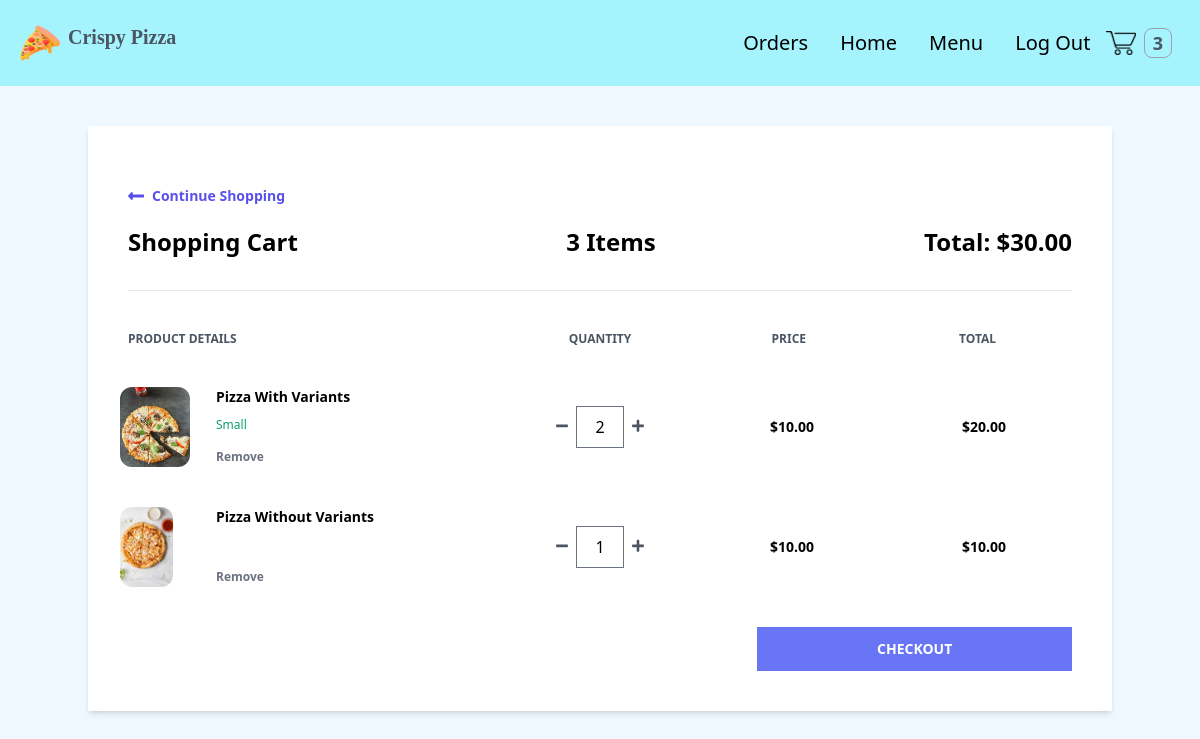
Page /cart/ (signed in) on the earlier database version.
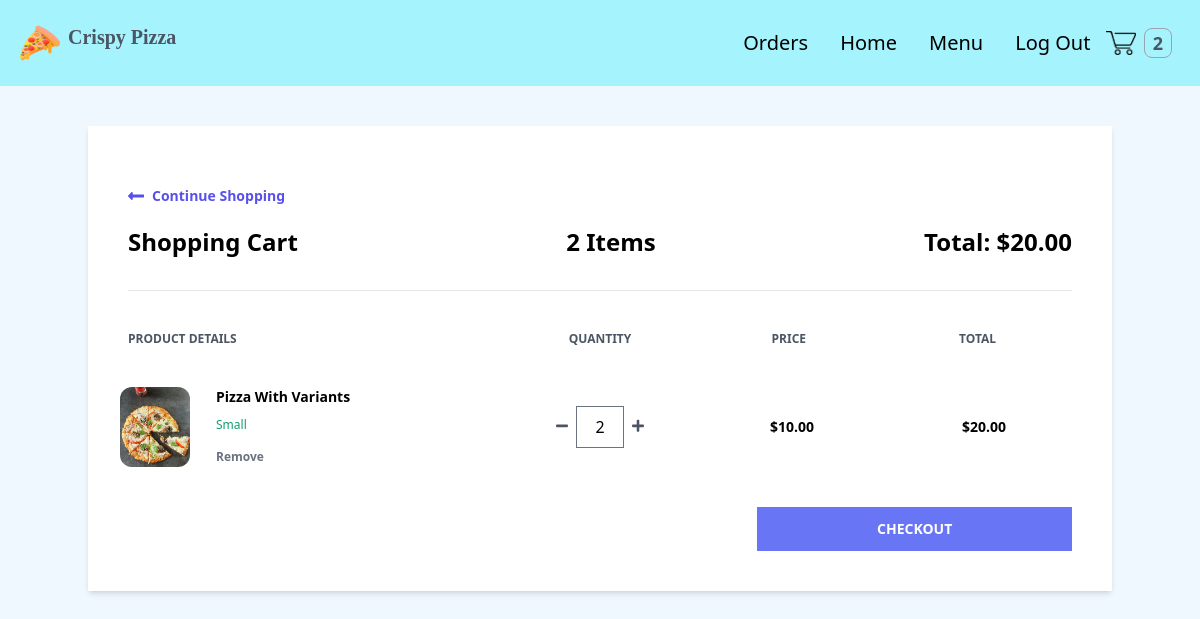
Same page on the later database version.
### order/models.py (models this page shows, shortened)
class Order(models.Model):
    PAYMENT_CHOICES = (
        ("cash", "cash"),
        ("online", "online")
    )
    DELIVERY_CHOICES = (
        ("delivery", "delivery"),
        ("carryout", "carryout")
    )
    transaction_id = models.UUIDField(
        primary_key=True, default=uuid.uuid4, editable=True)
    customer = models.ForeignKey(
        Customer, on_delete=models.CASCADE)
    date_ordered = models.DateTimeField(auto_now_add=True)
    date_modified = models.DateTimeField(auto_now=True)
    complete = models.BooleanField(default=False)
    paid = models.BooleanField(default=False)
    payment_method = models.CharField(max_length=10, choices=PAYMENT_CHOICES)
    delivery_method = models.CharField(max_length=10, choices=DELIVERY_CHOICES)
    shipping = models.ForeignKey(
        "ShippingAddress", on_delete=models.SET_NULL, blank=True, null=True)
    pickup = models.ForeignKey(
        "PickUpDetail", on_delete=models.SET_NULL, blank=True, null=True)
    coupon = models.ForeignKey(
        'Coupon', on_delete=models.SET_NULL, blank=True, null=True)
    email = models.EmailField(max_length=70, null=True, blank=True)
    phone = models.CharField(max_length=20, null=True, blank=True)
    @property
    def get_cart_subtotal(self):
        order_items = self.orderitem_set.all()
        total = sum([item.get_total for item in order_items])
        return total
    get_cart_subtotal.fget.short_description = 'Subtotal'
    @property
    def get_cart_total(self):
        total = self.get_cart_subtotal
        if self.coupon:
            total = total - self.get_coupon_value
        return total
    get_cart_total.fget.short_description = 'Total'
    @property
    def get_cart_items(self):
        order_items = self.orderitem_set.all()
        total = sum([item.quantity for item in order_items])
        return total
    get_cart_items.fget.short_description = '# Items'
    @property
    def get_coupon_value(self):
        if self.coupon:
            if self.coupon.discount_type == "Percent":
                coupon_value = round(
                    self.get_cart_subtotal*self.coupon.discount_amount/100, 2)
            else:
                coupon_value = self.coupon.discount_amount
        else:
            coupon_value = None
        return coupon_value
    get_coupon_value.fget.short_description = 'Coupon'

class OrderItem(models.Model):
    product = models.ForeignKey(Product, on_delete=models.CASCADE)
    order = models.ForeignKey(Order, on_delete=models.CASCADE)
    variation = models.ForeignKey(
        ProductVariant, on_delete=models.SET_NULL, blank=True, null=True)
    quantity = models.IntegerField(default=0)
    date_added = models.DateTimeField(auto_now_add=True)
    @property
    def get_total(self):
        if self.product.has_variants:
            total = self.variation.price * self.quantity
        else:
            total = self.product.price * self.quantity
        return total
    get_total.fget.short_description = 'Total'
    def image_tag(self):
        return mark_safe(f'<img src="{self.product.image.url}" width="100" height="100" />')
    image_tag.short_description = 'Image'

### store/models.py (models this page shows, shortened)
class Product(models.Model):
    id = models.UUIDField(primary_key=True, default=uuid.uuid4, editable=False)
    name = models.CharField(max_length=100)
    price = models.DecimalField(
        max_digits=6, decimal_places=2, blank=True, null=True)
    desc = models.TextField(max_length=500, blank=True, null=True)
    image = models.ImageField(blank=True, upload_to='images')
    created_at = models.DateField(auto_now_add=True)
    updated_at = models.DateField(auto_now=True)
    product_category = models.ForeignKey(
        "Category", on_delete=models.CASCADE, null=True, blank=True)
    class Meta:
        ordering = ('product_category',)
    def image_tag(self):
        if self.image:
            return mark_safe(f'<img src="{self.image.url}" width="100" height="100" />')
    image_tag.short_description = 'Image'
    @property
    def has_variants(self):
        if self.productvariant_set.count() > 0:
            return True
        else:
            return False

class ProductVariant(models.Model):
    title = models.CharField(max_length=100, blank=True, null=True)
    product = models.ForeignKey(Product, on_delete=models.CASCADE)
    size = models.ForeignKey(Size, on_delete=models.CASCADE)
    price = models.DecimalField(max_digits=6, decimal_places=2)

class Size(models.Model):
    name = models.CharField(max_length=20, blank=True, null=True, unique=True)

### order/views.py (the view)
# urls.py: path('cart/', views.cart, name='cart'),
def cart(request):
    try:
        customer = get_customer_or_guest(request)
    except:
        return redirect('store:products')
    customer_order = Order.objects.filter(
        customer=customer, complete=False)
    if customer_order.exists():
        customer_items = OrderItem.objects.filter(
            order_id__in=customer_order).order_by("product__name", "-variation__size")
        customer_order = customer_order[0]
    else:
        customer_order, customer_items = None, None
    context = {
        "order": customer_order,
        "items": customer_items,
    }
    return render(request, 'order/cart.html', context)

### order/views.py (called while the page is built)
def get_customer_or_guest(request):
    if request.user.is_authenticated:
        customer = request.user.customer
    else:
        customer, created = Customer.objects.get_or_create(
            device=request.COOKIES['device'])
    return customer

### store/context_processors.py (called while the page is built)
def get_cart_quantity(request):
    if request.user.is_authenticated:
        try:
            customer = request.user.customer
        except:
            number_of_items = 0
    else:
        try:
            customer, created = Customer.objects.get_or_create(
                device=request.COOKIES['device'])
        except:
            number_of_items = 0
    try:
        customer_order = Order.objects.filter(
            customer=customer, complete=False)[0]
        number_of_items = customer_order.get_cart_items
    except:
        number_of_items = 0
    return {'cart_quantity': number_of_items}

### order/templates/order/cart.html (shortened to what the changed rows need)
{% extends 'store/base.html' %} {% block content %} {% if not items %}
<div class="container mx-auto mt-10">
  <div class="w-full bg-white px-10 py-10 text-center">
    <h2 class="font-bold">Your cart is empty</h2>
    <div>
      <a
        href="{% url 'store:products' %}"
        class="flex font-semibold text-indigo-600 text-sm my-5 w-1/4"
      >
        <svg
          class="fill-current mr-2 text-indigo-600 w-4"
          viewBox="0 0 448 512"
        >
          <path
            d="M134.059 296H436c6.627 0 12-5.373 12-12v-56c0-6.627-5.373-12-12-12H134.059v-46.059c0-21.382-25.851-32.09-40.971-16.971L7.029 239.029c-9.373 9.373-9.373 24.569 0 33.941l86.059 86.059c15.119 15.119 40.971 4.411 40.971-16.971V296z"
          />
        </svg>
        Continue Shopping
      </a>
    </div>
  </div>
</div>
{% else %}
<div class="container mx-auto mt-10">
  <div class="flex flex-col shadow-md my-10">
    <div class="w-full bg-white px-10 py-10">
      <a
        href="{% url 'store:products' %}"
        class="flex font-semibold text-indigo-600 text-sm my-5 w-1/4"
      >
        <svg
          class="fill-current mr-2 text-indigo-600 w-4"
          viewBox="0 0 448 512"
        >
          <path
            d="M134.059 296H436c6.627 0 12-5.373 12-12v-56c0-6.627-5.373-12-12-12H134.059v-46.059c0-21.382-25.851-32.09-40.971-16.971L7.029 239.029c-9.373 9.373-9.373 24.569 0 33.941l86.059 86.059c15.119 15.119 40.971 4.411 40.971-16.971V296z"
          />
        </svg>
        Continue Shopping
      </a>
      <div class="flex justify-between border-b pb-8">
        <h1 class="font-semibold text-2xl">Shopping Cart</h1>
        <h2 class="font-semibold text-2xl">{{order.get_cart_items}} Items</h2>
        <h2 class="font-semibold text-2xl">
          Total: ${{order.get_cart_subtotal|floatformat:2}}
        </h2>
      </div>
      <div class="flex mt-10 mb-5">
        <h3 class="font-semibold text-gray-600 text-xs uppercase w-2/5">
          Product Details
        </h3>
        <h3
          class="font-semibold text-center text-gray-600 text-xs uppercase w-1/5 text-center"
        >
          Quantity
        </h3>
        <h3
          class="font-semibold text-center text-gray-600 text-xs uppercase w-1/5 text-center"
        >
          Price
        </h3>
        <h3
          class="font-semibold text-center text-gray-600 text-xs uppercase w-1/5 text-center"
        >
          Total
        </h3>
      </div>
      {% for item in items %}
      <div class="flex items-center hover:bg-gray-100 -mx-8 px-6 py-5">
        <div class="flex w-2/5">
          <div class="w-20">
            <img
              class="h-20 rounded-xl"
              src="{{item.product.image.url}}"
              alt=""
            />
          </div>
          <div class="flex flex-col justify-between ml-4 flex-grow">
            <span class="font-bold text-sm">{{ item.product.name|title }}</span>
            <span class="text-green-500 text-xs"
              >{{item.variation.size.name}}</span
            >
            <form
              action="{% url 'order:remove-from-cart' item.id %}"
              method="post"
            >
              <button
                type="submit"
                class="font-semibold hover:text-red-500 text-gray-500 text-xs"
              >
                Remove
              </button>
            </form>
          </div>
        </div>
        <div
          class="flex justify-center items-center w-1/5 individual-container"
        >
          <form
            action="{% url 'order:reduce-product-quantity' item.pk %}"
            method="post"
          >
            <button type="submit">
              <svg class="fill-current text-gray-600 w-3" viewBox="0 0 448 512">
                <path
                  d="M416 208H32c-17.67 0-32 14.33-32 32v32c0 17.67 14.33 32 32 32h384c17.67 0 32-14.33 32-32v-32c0-17.67-14.33-32-32-32z"
                />
              </svg>
            </button>
          </form>
          <input
            class="quantity mx-2 border text-center w-12"
            type="number"
            value="{{item.quantity}}"
            min="1"
            oninput="validity.valid||(value='');"
            id="{{item.pk}}"
          />
          <form
            action="{% url 'order:increase-product-quantity' item.pk %}"
            method="post"
          >
            <button type="submit">
            </button>
          </form>
        </div>
        <h1 class="text-center w-1/5 font-semibold text-sm">
          ${% firstof item.variation.price item.product.price %}
        </h1>
        <span class="text-center w-1/5 font-semibold text-sm"
          >${{item.get_total|floatformat:2}}</span
        >
      </div>
      {% endfor %}
      <div class="mt-5">
        <form action="{% url 'order:checkout' %}" method="POST">
          <button
            type="submit"
            class="bg-indigo-500 font-semibold hover:bg-indigo-600 py-3 text-sm text-white uppercase w-1/3 flex items-center justify-center ml-auto"
          >
            Checkout
          </button>
        </form>
      </div>
    </div>
  </div>
</div>
{% endif %}
{% endblock %}

Differences in the rows shown:
no longer on this page (row edited): Order: get_cart_items "3", get_cart_subtotal "30.00"
no longer on this page (row edited): OrderItem: product.image (picture), product.name "Pizza Without Variants", quantity "1", variation+product "10.00", get_total "10.00"
added Order: get_cart_items "2", get_cart_subtotal "20.00"
Other differences:
{{ cart_quantity }}: "3" → "2"
